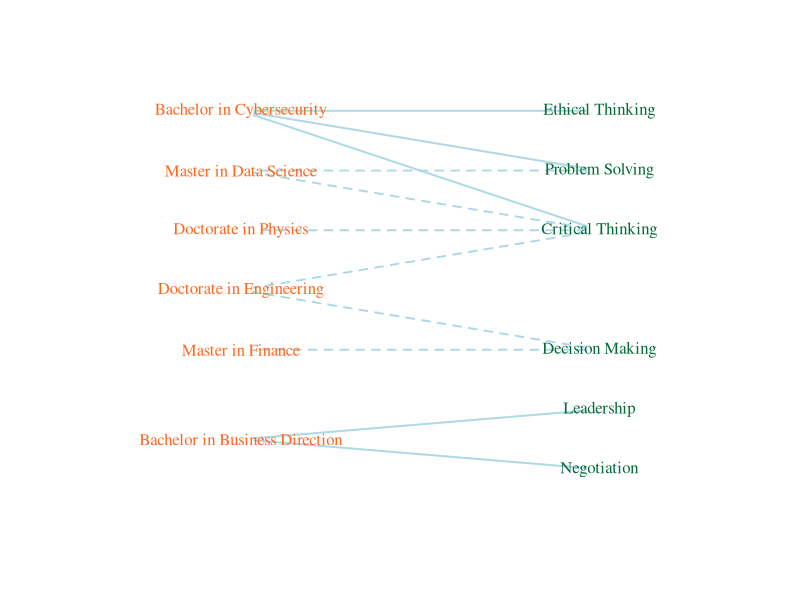

Recreate this plot in R.
library(igraph)
library(readr)
# Your data
data <- read_csv("HypotheticalData.csv")

# Create a bipartite graph
bn <- graph_from_data_frame(data, directed = FALSE)

bipartite.mapping(bn)
V(bn)$type <- bipartite_mapping(bn)$type
V(bn)$color <- ifelse(V(bn)$type, "#FF671F", "#046A38")
V(bn)$shape == "none" 
V(bn)$labelcolor <- ifelse(V(bn)$type, "#FF671F", "#046A38")
E(bn)$color <- "lightblue"
E(bn)$width <- 1.9

# Set edge attributes
E(bn)$linetype <- ifelse(E(bn)$ProgramType == "Undergraduate", 1, 2)  # 1 for solid, 2 for dashed


layout <- layout_as_bipartite(bn)
rotated_layout <- cbind(layout[, 2], -layout[, 1])  # Swap x and y coordinates and negate y
plot(bn, vertex.label = V(bn)$name, layout = rotated_layout, main = "",
     vertex.label.color = V(bn)$labelcolor, edge.lty = E(bn)$linetype, vertex.shape = "none")

write.graph(bn, file = "BipartiteNetwork.graphml", format = "graphml")
